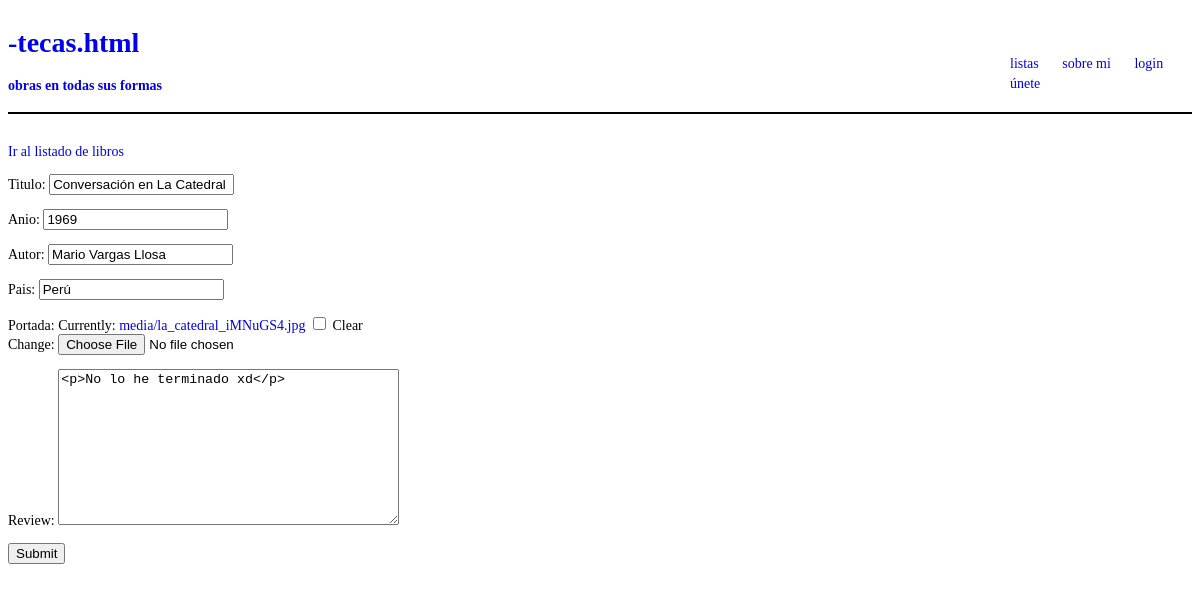
Screenshot of /editar_libro/4 with the database file from the repository.
### app_a/models.py (models this page shows, shortened)
class Libro(models.Model):
    titulo = models.CharField(max_length=100)
    anio = models.IntegerField()
    autor = models.CharField(max_length=100)
    pais = models.CharField(max_length=60)
    portada = models.ImageField(upload_to='media/', null=True, blank=True)
    review = RichTextField(blank=True, null=True)

### app_a/views.py (the view)
# urls.py: path('editar_libro/<int:pk>', views.LibroEditView.as_view(), name='editar_libro'),
class LibroEditView(SuccessMessageMixin, UpdateView):
    model = Libro
    fields = '__all__'
    template_name = 'libro/editar_libro.html'
    success_url = '/lista_libro'
    success_message = 'Libro editado!'

### app_a/templates/libro/editar_libro.html (shortened to what this page needs)
{% extends 'tem/base.html' %}
{% block body %}
    <a href={% url 'lista_libro' %}>Ir al listado de libros</a>
    <form action={% url 'editar_libro' libro.id %} method='POST' enctype='multipart/form-data'> {% csrf_token %}
        {{form.as_p}}
        <input type='submit' placeholder='Editar Libro'>
    </form>
{% endblock %}

### app_a/static/stc/base.css (style rules this page uses)
body { font-size: .875rem; font-family: Verdana; }
a { text-decoration: none; }

### rows the page displays
Libro: titulo "Conversación en La Catedral", anio "1969", autor "Mario Vargas Llosa", pais "Perú", review "<p>No lo he terminado xd</p>"
